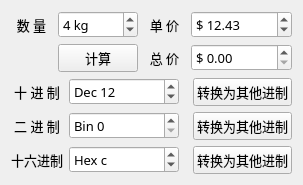
<?xml version="1.0" encoding="UTF-8"?>
<ui version="4.0">
 <class>Widget</class>
 <widget class="QWidget" name="Widget">
  <property name="geometry">
   <rect>
    <x>0</x>
    <y>0</y>
    <width>303</width>
    <height>172</height>
   </rect>
  </property>
  <property name="font">
   <font>
    <family>宋体</family>
    <pointsize>10</pointsize>
   </font>
  </property>
  <property name="windowTitle">
   <string>SpinBox测试</string>
  </property>
  <layout class="QVBoxLayout" name="verticalLayout">
   <item>
    <layout class="QGridLayout" name="gridLayout">
     <item row="1" column="2">
      <widget class="QLabel" name="label_3">
       <property name="text">
        <string>总 价</string>
       </property>
       <property name="alignment">
        <set>Qt::AlignCenter</set>
       </property>
      </widget>
     </item>
     <item row="1" column="3">
      <widget class="QDoubleSpinBox" name="spinTotal">
       <property name="prefix">
        <string>$ </string>
       </property>
       <property name="maximum">
        <double>100000.000000000000000</double>
       </property>
      </widget>
     </item>
     <item row="0" column="1">
      <widget class="QSpinBox" name="spinNum">
       <property name="frame">
        <bool>true</bool>
       </property>
       <property name="buttonSymbols">
        <enum>QAbstractSpinBox::UpDownArrows</enum>
       </property>
       <property name="showGroupSeparator" stdset="0">
        <bool>false</bool>
       </property>
       <property name="suffix">
        <string> kg</string>
       </property>
       <property name="prefix">
        <string/>
       </property>
       <property name="maximum">
        <number>1000</number>
       </property>
       <property name="value">
        <number>4</number>
       </property>
      </widget>
     </item>
     <item row="0" column="3">
      <widget class="QDoubleSpinBox" name="spinPrice">
       <property name="minimumSize">
        <size>
         <width>90</width>
         <height>0</height>
        </size>
       </property>
       <property name="prefix">
        <string>$ </string>
       </property>
       <property name="decimals">
        <number>2</number>
       </property>
       <property name="maximum">
        <double>10000.000000000000000</double>
       </property>
       <property name="value">
        <double>12.430000000000000</double>
       </property>
      </widget>
     </item>
     <item row="0" column="2">
      <widget class="QLabel" name="label_2">
       <property name="text">
        <string>单 价</string>
       </property>
       <property name="alignment">
        <set>Qt::AlignCenter</set>
       </property>
      </widget>
     </item>
     <item row="0" column="0">
      <widget class="QLabel" name="label">
       <property name="text">
        <string>数 量</string>
       </property>
       <property name="alignment">
        <set>Qt::AlignCenter</set>
       </property>
      </widget>
     </item>
     <item row="1" column="1">
      <widget class="QPushButton" name="btnCal">
       <property name="text">
        <string>计算</string>
       </property>
      </widget>
     </item>
    </layout>
   </item>
   <item>
    <spacer name="verticalSpacer">
     <property name="orientation">
      <enum>Qt::Vertical</enum>
     </property>
     <property name="sizeHint" stdset="0">
      <size>
       <width>20</width>
       <height>40</height>
      </size>
     </property>
    </spacer>
   </item>
   <item>
    <layout class="QGridLayout" name="gridLayout_2">
     <item row="0" column="0">
      <widget class="QLabel" name="label_6">
       <property name="minimumSize">
        <size>
         <width>0</width>
         <height>0</height>
        </size>
       </property>
       <property name="text">
        <string>十 进 制</string>
       </property>
       <property name="alignment">
        <set>Qt::AlignCenter</set>
       </property>
      </widget>
     </item>
     <item row="1" column="0">
      <widget class="QLabel" name="label_7">
       <property name="text">
        <string>二 进 制</string>
       </property>
       <property name="alignment">
        <set>Qt::AlignCenter</set>
       </property>
      </widget>
     </item>
     <item row="1" column="3">
      <widget class="QPushButton" name="btnBin">
       <property name="text">
        <string>转换为其他进制</string>
       </property>
      </widget>
     </item>
     <item row="2" column="0">
      <widget class="QLabel" name="label_8">
       <property name="text">
        <string>十六进制</string>
       </property>
       <property name="alignment">
        <set>Qt::AlignCenter</set>
       </property>
      </widget>
     </item>
     <item row="0" column="3">
      <widget class="QPushButton" name="btnDec">
       <property name="text">
        <string>转换为其他进制</string>
       </property>
      </widget>
     </item>
     <item row="2" column="3">
      <widget class="QPushButton" name="btnHex">
       <property name="text">
        <string>转换为其他进制</string>
       </property>
      </widget>
     </item>
     <item row="1" column="2">
      <spacer name="horizontalSpacer_2">
       <property name="orientation">
        <enum>Qt::Horizontal</enum>
       </property>
       <property name="sizeHint" stdset="0">
        <size>
         <width>40</width>
         <height>20</height>
        </size>
       </property>
      </spacer>
     </item>
     <item row="0" column="1">
      <widget class="QSpinBox" name="spinDec">
       <property name="minimumSize">
        <size>
         <width>100</width>
         <height>0</height>
        </size>
       </property>
       <property name="suffix">
        <string/>
       </property>
       <property name="prefix">
        <string>Dec </string>
       </property>
       <property name="maximum">
        <number>255</number>
       </property>
       <property name="value">
        <number>12</number>
       </property>
      </widget>
     </item>
     <item row="1" column="1">
      <widget class="QSpinBox" name="spinBin">
       <property name="prefix">
        <string>Bin </string>
       </property>
       <property name="maximum">
        <number>255</number>
       </property>
       <property name="displayIntegerBase">
        <number>2</number>
       </property>
      </widget>
     </item>
     <item row="2" column="1">
      <widget class="QSpinBox" name="spinHex">
       <property name="prefix">
        <string>Hex </string>
       </property>
       <property name="maximum">
        <number>255</number>
       </property>
       <property name="value">
        <number>12</number>
       </property>
       <property name="displayIntegerBase">
        <number>16</number>
       </property>
      </widget>
     </item>
    </layout>
   </item>
  </layout>
 </widget>
 <layoutdefault spacing="6" margin="11"/>
 <resources/>
 <connections/>
</ui>
